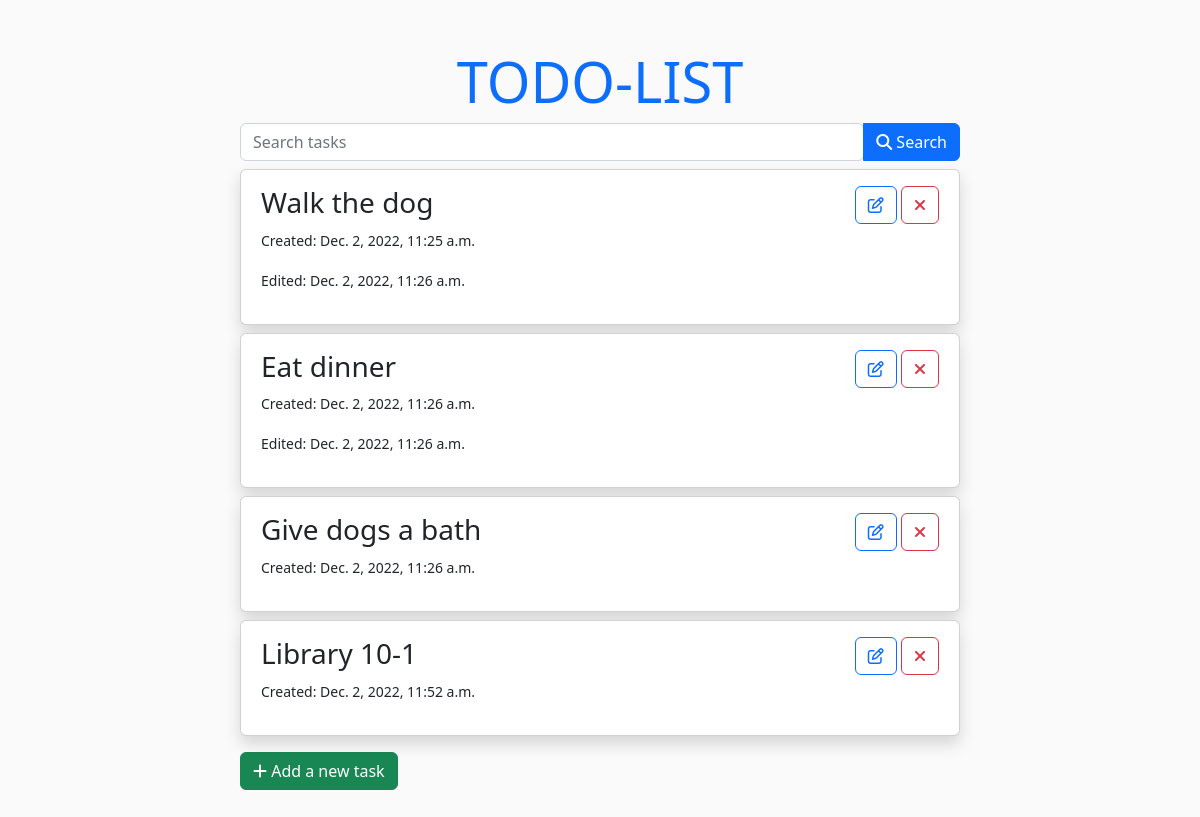
The page / on the database its author committed.
### toDo/models.py (models this page shows, shortened)
class ToDos(models.Model):
    task = models.CharField(max_length=200)
    created_at = models.DateTimeField(auto_now_add=True, blank=True)
    updated_at = models.DateTimeField(auto_now=True, blank=True, null=True)

### toDo/views.py (the view)
# urls.py: path('', views.index, name='index'),
def index(request):
    tasks = ToDos.objects.all()
    context = {'tasks': tasks}
    return render(request, 'toDo/index.html', context)

### templates/toDo/index.html (shortened to what this page needs)
{% extends 'toDo/base.html' %}
{% load static %}
{% block body %}
    <div class="container">
        <div class="row justify-content-center">
            <div class="col-md-8">
                <a id="heading" href="{% url 'index' %}"><h1 class="text-center display-4">TODO-LIST</h1></a>
    <form action="{% url 'search' %}" method="get">
        <div class="input-group">
            <input type="text" class="form-control rounded" placeholder="Search tasks" name="search">
            <button type="submit" class="btn btn-primary"><i class="fa fa-search"></i> Search</button>
        </div>
    </form>
        {% for task in tasks %}
            <div class="card my-2 shadow">
                <div class="container">
                    <div class="row py-3 px-2">
                        <div class="col-md-8">
                            <h3>{{ task.task }}</h3>
                            <p><small>Created: {{ task.created_at }}</small></p>
                            {% if task.created_at|date:"YmdHis" < task.updated_at|date:"YmdHis" %}
                                <p><small>Edited: {{ task.updated_at }}</small></p>
                            {% endif %}
                        </div>
                        <div class="col-md-4 text-md-end text-sm-start">
                            <a href="{% url 'update' task.id %}" class="btn btn-outline-primary update-icon"><i class="fa-regular fa-pen-to-square"></i></a>
                            <a href="{% url 'delete' task.id %}" method="post" class="btn btn-outline-danger delete-icon"><i class="fa-solid fa-xmark"></i></a>
                        </div>
                    </div>
                </div>
            </div>
        {% empty %}
            <p class="display-6"><strong>No items found with your search term, or there is no todo added yet.</strong></p>
        {% endfor %}
         <a href="{% url 'add'%}" class="btn btn-success my-2"><i class="fa-solid fa-plus"></i> Add a new task</a>
            </div>
        </div>
    </div>
{% endblock %}

### templates/toDo/base.html (shortened to what this page needs)
{% load static %}
<!DOCTYPE html>
<html lang="en">
<head>
    <link href="https://cdn.jsdelivr.net/npm/bootstrap@5.2.3/dist/css/bootstrap.min.css" rel="stylesheet">
    <link rel="stylesheet" href="https://cdnjs.cloudflare.com/ajax/libs/font-awesome/6.2.1/css/all.min.css">
    <link rel="stylesheet" href="{% static 'css/styles.css' %}">
</head>
<body>
<div class="container my-5">
        {% block body %}
    {% endblock %}
</div>
</body>
</html>

### static/css/styles.css (style rules this page uses)
body { background-color: #fafafa; margin-top: 3rem; margin-bottom: 3rem; }
#heading { text-decoration: none; }

### rows shown on the page
ToDos: task "Walk the dog", created_at "Dec. 2, 2022, 11:25 a.m.", updated_at "Dec. 2, 2022, 11:26 a.m."
ToDos: task "Eat dinner", created_at "Dec. 2, 2022, 11:26 a.m.", updated_at "Dec. 2, 2022, 11:26 a.m."
ToDos: task "Give dogs a bath", created_at "Dec. 2, 2022, 11:26 a.m."
ToDos: task "Library 10-1", created_at "Dec. 2, 2022, 11:52 a.m."
